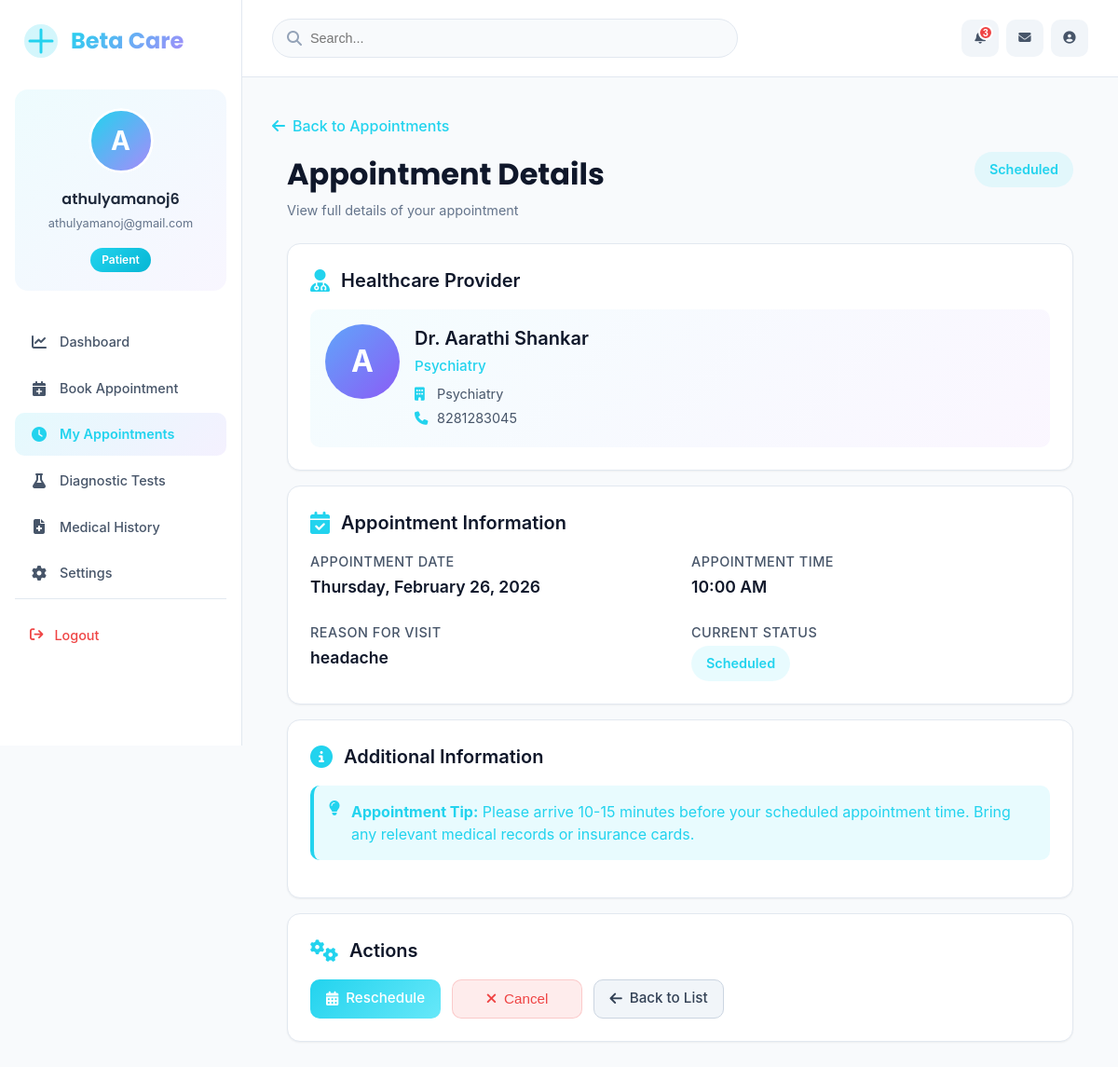
Before: /patient/appointments/12/ (signed in) with the older database file.
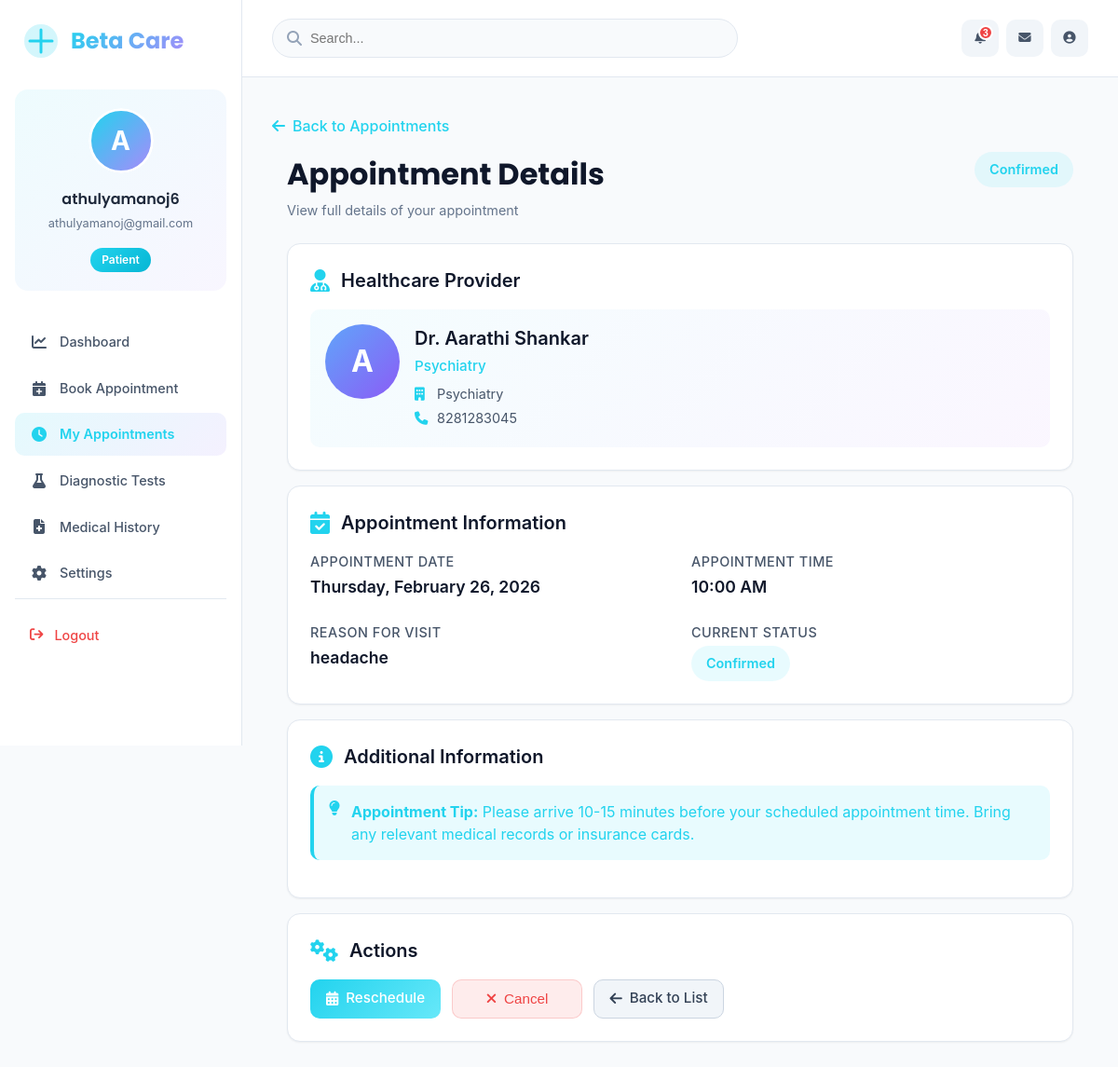
After: the same page with the newer database file.
### core/models.py (models this page shows, shortened)
class Appointment(models.Model):
    STATUS_CHOICES = [
        ('Pending Payment', 'Pending Payment'),  # Initial status when appointment is created
        ('Scheduled', 'Scheduled'),              # After payment is completed
        ('Confirmed', 'Confirmed'),              # Doctor confirmed
        ('Completed', 'Completed'),              # Appointment finished
        ('Cancelled', 'Cancelled'),              # Appointment cancelled
        ('No Show', 'No Show'),                  # Patient didn't show up
    ]
    patient = models.ForeignKey(PatientProfile, on_delete=models.CASCADE)
    doctor = models.ForeignKey(DoctorProfile, on_delete=models.CASCADE)
    appointment_date = models.DateField()
    appointment_time = models.TimeField()
    reason = models.CharField(max_length=255)
    status = models.CharField(
        max_length=20,
        choices=STATUS_CHOICES,
        default="Pending Payment"  # Changed default
    )
    created_at = models.DateTimeField(auto_now_add=True)

class DoctorProfile(models.Model):
    user = models.OneToOneField(User, on_delete=models.CASCADE)
    department = models.CharField(max_length=100)
    specialization = models.CharField(max_length=100)
    license_number = models.CharField(max_length=50, blank=True, default="")
    experience = models.PositiveIntegerField(default=0, help_text="Years of experience")
    consultation_fee = models.DecimalField(
    max_digits=8,
    decimal_places=2,
    default=0.00,  # default value for new and existing rows
    help_text="Fee in INR"
)
    phone = models.CharField(max_length=15)
    bio = models.TextField(blank=True)
    status = models.CharField(max_length=20, default="Active")

### core/views.py (the view)
# urls.py: path('patient/appointments/<int:appointment_id>/', views.patient_appointment_detail, name='patient_appointment_detail'),
def patient_appointment_detail(request, appointment_id):
    try:
        patient_profile = PatientProfile.objects.get(user=request.user)
    except PatientProfile.DoesNotExist:
        messages.error(request, 'Patient profile not found!')
        return redirect('patient_dashboard')
    try:
        appointment = Appointment.objects.select_related(
            'doctor', 'doctor__user'
        ).get(id=appointment_id, patient=patient_profile)
        payment = getattr(appointment, 'payment', None)
        context = {
            'appointment': appointment,
            'payment': payment,
        }
        return render(request, 'core/dashboard/patient_appointment_detail.html', context)
    except Appointment.DoesNotExist:
        messages.error(request, 'Appointment not found!')
        return redirect('patient_appointments')

### core/templates/core/dashboard/patient_appointment_detail.html (shortened to what the changed rows need)
{% load static %}
<!DOCTYPE html>
<html lang="en">
<head>
    <link href="https://cdnjs.cloudflare.com/ajax/libs/font-awesome/6.5.0/css/all.min.css" rel="stylesheet">
    <link rel="stylesheet" href="{% static 'core/css/admin.css' %}">
</head>
<body>
    <div class="medical-dashboard">
        <main class="medical-main">
            <div class="medical-content">
                <div class="appointment-detail-container">
                    <div class="detail-header">
                        <div>
                            <h1 class="page-title">Appointment Details</h1>
                            <p class="page-subtitle">View full details of your appointment</p>
                        </div>
                        <span class="status-badge status-{{ appointment.status|lower }}">
                            {{ appointment.get_status_display|default:appointment.status }}
                        </span>
                    </div>
                    <div class="detail-card">
                        <div class="doctor-card">
                            <div class="doctor-avatar">
                                {% if appointment.doctor.user.first_name %}
                                    {{ appointment.doctor.user.first_name|slice:":1"|upper }}
                                {% else %}
                                    {{ appointment.doctor.user.username|slice:":1"|upper }}
                                {% endif %}
                            </div>
                            <div class="doctor-info">
                                <div class="doctor-name">
                                    Dr.
                                    {% if appointment.doctor.user.get_full_name %}
                                        {{ appointment.doctor.user.get_full_name }}
                                    {% else %}
                                        {{ appointment.doctor.user.username }}
                                    {% endif %}
                                </div>
                                <div class="doctor-spec">
                                    {% if appointment.doctor.specialization %}
                                        {{ appointment.doctor.specialization }}
                                    {% else %}
                                        General Physician
                                    {% endif %}
                                </div>
                                {% if appointment.doctor.department %}
                                <div class="doctor-detail">
                                    <i class="fa-solid fa-building"></i>
                                    <span>{{ appointment.doctor.department }}</span>
                                </div>
                                {% endif %}
                                {% if appointment.doctor.phone %}
                                <div class="doctor-detail">
                                    <i class="fa-solid fa-phone"></i>
                                    <span>{{ appointment.doctor.phone }}</span>
                                </div>
                                {% endif %}
                            </div>
                        </div>
                    </div>
                    <div class="detail-card">
                        <div class="detail-section">
                            <div class="detail-grid">
                                <div class="detail-item">
                                    <div class="detail-label">Appointment Date</div>
                                    <div class="detail-value">{{ appointment.appointment_date|date:"l, F j, Y" }}</div>
                                </div>
                                <div class="detail-item">
                                    <div class="detail-label">Appointment Time</div>
                                    <div class="detail-value">{{ appointment.appointment_time|time:"g:i A" }}</div>
                                </div>
                                <div class="detail-item">
                                    <div class="detail-label">Reason for Visit</div>
                                    <div class="detail-value">{{ appointment.reason|default:"General Checkup" }}</div>
                                </div>
                                <div class="detail-item">
                                    <div class="detail-value">
                                        <span class="status-badge status-{{ appointment.status|lower }}">
                                            {{ appointment.get_status_display|default:appointment.status }}
                                        </span>
                                    </div>
                                </div>
                            </div>
                        </div>
                    </div>
                </div>
            </div>
        </main>
    </div>
</body>
</html>

Changed rows visible on the page:
changed Appointment "10:00 AM": status "Scheduled" → "Confirmed"
